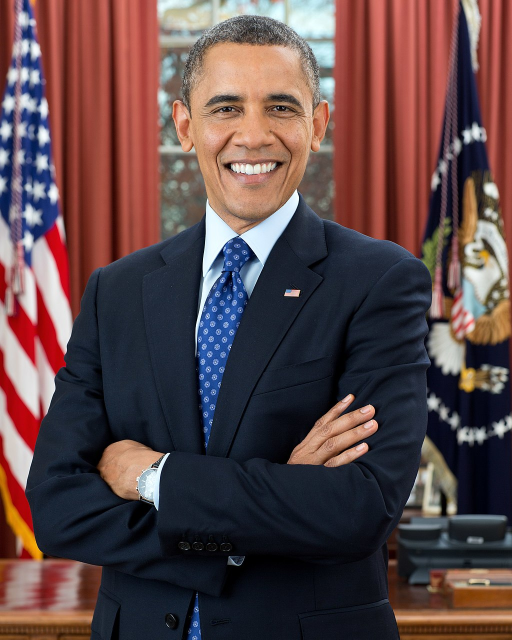
#> input picture images/Obama.jpg, 1024 x 1279 px, found by its file name (shown at 1/2 size)
$ jupyter execute --allow-errors hybrd_images.ipynb   (shell and % lines are left out)   (older library calls are emulated)
#> lines starting #> are read from the running program, lines starting #| are printed output that depends on the picture
### utils.py
import time
import os

import cv2
import argparse
import numpy as np
from scipy import signal
from math import ceil, floor
import matplotlib.pyplot as plt
from matplotlib.colors import LogNorm


def align_images(input_img_1, input_img_2, pts_img_1, pts_img_2,
                 save_images=False):

    # Load images
    im1 = cv2.imread(input_img_1)
    im1 = cv2.cvtColor(im1, cv2.COLOR_BGR2RGB)

    im2 = cv2.imread(input_img_2)
    im2 = cv2.cvtColor(im2, cv2.COLOR_BGR2RGB)

    # get image sizes
    h1, w1, b1 = im1.shape
    h2, w2, b2 = im2.shape

    # Get center coordinate of the line segment
    center_im1 = np.mean(pts_img_1, axis=0)
    center_im2 = np.mean(pts_img_2, axis=0)

    plt.close('all')

    # translate first so that center of ref points is center of image
    tx = np.around((w1 / 2 - center_im1[0]) * 2).astype(int)

    if tx > 0:
        im1 = np.r_['1', np.zeros((im1.shape[0], tx, 3)), im1]

    else:
        im1 = np.r_['1', im1, np.zeros((im1.shape[0], -tx, 3))]

    ty = np.round((h1 / 2 - center_im1[1]) * 2).astype(int)

    if ty > 0:
        im1 = np.r_['0', np.zeros((ty, im1.shape[1], 3)), im1]

    else:
        im1 = np.r_['0', im1, np.zeros((-ty, im1.shape[1], 3))]

    tx = np.around((w2 / 2 - center_im2[0]) * 2).astype(int)

    if tx > 0:
        im2 = np.r_['1', np.zeros((im2.shape[0], tx, 3)), im2]

    else:
        im2 = np.r_['1', im2, np.zeros((im2.shape[0], -tx, 3))]

    ty = np.round((h2 / 2 - center_im2[1]) * 2).astype(int)

    if ty > 0:
        im2 = np.r_['0', np.zeros((ty, im2.shape[1], 3)), im2]

    else:
        im2 = np.r_['0', im2, np.zeros((-ty, im2.shape[1], 3))]

    # downscale larger image so that lengths between ref points are the same
    len1 = np.linalg.norm(pts_img_1[0]-pts_img_1[1])
    len2 = np.linalg.norm(pts_img_2[0]-pts_img_2[1])
    dscale = len2 / len1

    if dscale < 1:
        width = int(im1.shape[1] * dscale)
        height = int(im1.shape[0] * dscale)
        dim = (width, height)
        im1 = cv2.resize(im1, dim, interpolation=cv2.INTER_LINEAR)

    else:
        width = int(im2.shape[1] * 1 / dscale)
        height = int(im2.shape[0] * 1 / dscale)
        dim = (width, height)
        im2 = cv2.resize(im2, dim, interpolation=cv2.INTER_LINEAR)

    # rotate im1 so that angle between points is the same
    theta1 = np.arctan2(-(pts_img_1[:, 1][1]-pts_img_1[:, 1][0]),
                        pts_img_1[:, 0][1]-pts_img_1[:, 0][0])
    theta2 = np.arctan2(-(pts_img_2[:, 1][1]-pts_img_2[:, 1][0]),
                        pts_img_2[:, 0][1]-pts_img_2[:, 0][0])
    dtheta = theta2-theta1
    rows, cols = im1.shape[:2]
    M = cv2.getRotationMatrix2D((cols/2, rows/2), dtheta*180/np.pi, 1)
    cos = np.abs(M[0, 0])
    sin = np.abs(M[0, 1])

    # compute the new bounding dimensions of the image
    nW = int((rows * sin) + (cols * cos))
    nH = int((rows * cos) + (cols * sin))

    # adjust the rotation matrix to take into account translation
    M[0, 2] += (nW / 2) - cols/2
    M[1, 2] += (nH / 2) - rows/2

    im1 = cv2.warpAffine(im1, M, (nW, nH))

    # Crop images (on both sides of border) to be same height and width
    h1, w1, b1 = im1.shape
    h2, w2, b2 = im2.shape

    minw = min(w1, w2)
    brd = (max(w1, w2)-minw)/2
    if minw == w1:  # crop w2
        im2 = im2[:, ceil(brd):-floor(brd), :]
        tx = tx-ceil(brd)
    else:
        im1 = im1[:, ceil(brd):-floor(brd), :]
        tx = tx+ceil(brd)

    minh = min(h1, h2)
    brd = (max(h1, h2)-minh)/2
    if minh == h1:  # crop w2
        im2 = im2[ceil(brd):-floor(brd), :, :]
        ty = ty-ceil(brd)
    else:
        im1 = im1[ceil(brd):-floor(brd), :, :]
        ty = ty+ceil(brd)

    im1 = cv2.cvtColor(im1.astype(np.uint8), cv2.COLOR_RGB2BGR)
    im2 = cv2.cvtColor(im2.astype(np.uint8), cv2.COLOR_RGB2BGR)

    if save_images:
        output_img_1 = 'aligned_{}'.format(os.path.basename(input_img_1))
        output_img_2 = 'aligned_{}'.format(os.path.basename(input_img_2))
        cv2.imwrite(output_img_1, im1)
        cv2.imwrite(output_img_2, im2)

    return im1, im2


def prompt_eye_selection(image):
    fig = plt.figure()
    plt.imshow(image, cmap='gray')
    fig.set_label('Click on two points for alignment')
    plt.axis('off')
    xs = []
    ys = []
    clicked = np.zeros((2, 2), dtype=np.float32)

    # Define a callback function that will update the textarea
    # [7 lines left out: function onmousedown, not called in this run]

    def onmouseup(event):
        if(len(xs) >= 2):
            plt.close(fig)

    def onclose(event):
        clicked[:, 0] = xs
        clicked[:, 1] = ys
    # Create an hard reference to the callback not to be cleared by the garbage
    # collector
    fig.canvas.mpl_connect('button_press_event', onmousedown)
    fig.canvas.mpl_connect('button_release_event', onmouseup)
    fig.canvas.mpl_connect('close_event', onclose)

    return clicked

# [10 lines left out: function crop_image, not called in this run]

def interactive_crop(image):

    fig = plt.figure()
    plt.imshow(image, cmap='gray')
    fig.set_label('Click upper-left and lower-right corner to crop')
    plt.axis('off')
    xs = []
    ys = []
    clicked = np.zeros((2, 2), dtype=np.float32)
    cropped_image = np.zeros_like(image)
    return_object = {
        'cropped_image': None,
        'crop_bound': None
    }

    # Define a callback function that will update the textarea
    # [16 lines left out: function onmousedown, not called in this run]


    def onmouseup(event):
        if(len(xs) >= 2):
            plt.close(fig)

    # Create an hard reference to the callback not to be cleared by the garbage
    # collector
    fig.canvas.mpl_connect('button_press_event', onmousedown)
    fig.canvas.mpl_connect('button_release_event', onmouseup)
    return return_object

# [31 lines left out: functions gaussian_kernel, plot, plot_spectrum, not called in this run]

### hybrd_images.ipynb
# Programming Project #1: Hybrid Images

## CS445: Computational Photography

### Part I: Hybrid Images

[cell 1]
# Optional, if using Google Colab w/ Drive
from google.colab import drive
drive.mount('/content/drive', force_remount=True)

[cell 2]
import cv2

import numpy as np
from matplotlib.colors import LogNorm
from scipy import signal

# modify to where you store your project data including utils.py
datadir = "/content/drive/My Drive/CS445/proj1/"

utilfn = datadir + "utils.py"
import utils

[cell 3]
# switch from notebook to inline if using colab or otherwise cannot use interactive display)
# %matplotlib notebook
import matplotlib.pyplot as plt

[cell 4]
im1_file = datadir + 'Obama.jpg'
im2_file = datadir + 'Trump.jpg'

im1 = np.float32(cv2.imread(im1_file, cv2.IMREAD_GRAYSCALE) / 255.0)
#> im1: shape (1279, 1024) float32; min 0, max 1, mean 0.302
im2 = np.float32(cv2.imread(im2_file, cv2.IMREAD_GRAYSCALE) / 255.0)
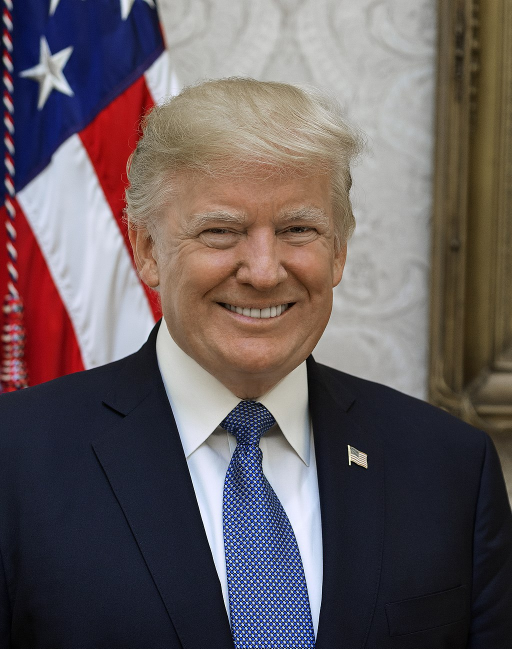
#> input picture images/Trump.jpg, 1024 x 1297 px, found by its file name (shown at 1/2 size)
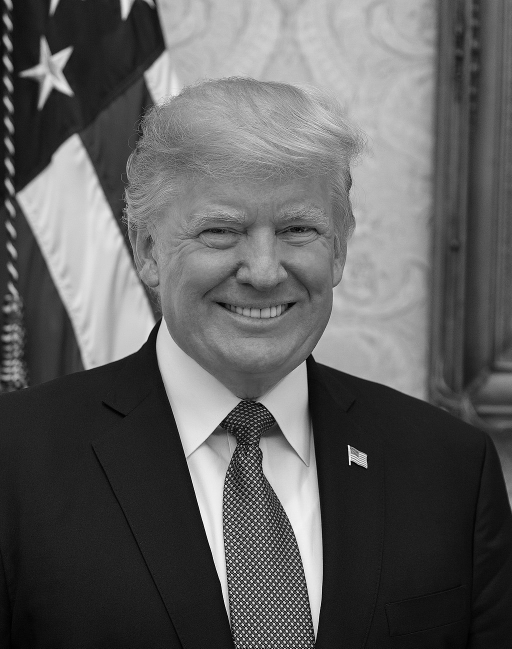
#> im2: shape (1297, 1024) float32 (shown at 1/2 size); min 0, max 1, mean 0.373

d = plt.figure()
plt.imshow(im1, cmap = 'gray')
plt.title("Image 1 (our high frequency image)")
p = plt.figure()
plt.imshow(im2, cmap = 'gray')
plt.title("Image 2 (our low frequency image)")

[cell 5]
pts_im1 = utils.prompt_eye_selection(im1)
#> pts_im1 = [[0, 0], [0, 0]]
pts_im1 = np.array([[450, 223], [557, 218]]) # uncomment if entering [x, y] pts manually
plt.plot(pts_im1[:,0], pts_im1[:,1], 'r-+')
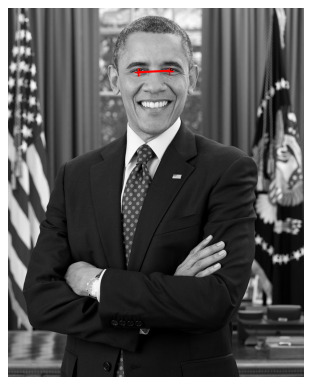
#> figure drawn by matplotlib, 1 panel

[cell 6]
pts_im2 = utils.prompt_eye_selection(im2)
#> pts_im2 = [[0, 0], [0, 0]]
pts_im2 = np.array([[425,455], [590,450]]) # uncomment if entering [x, y] pts manually
plt.plot(pts_im2[:,0], pts_im2[:,1], 'r-+')

[cell 7]
im1, im2 = utils.align_images(im1_file, im2_file,pts_im1,pts_im2,save_images=False)
#> in align_images, im1 is the input picture: shape (1279, 1024, 3); mean B, G, R 71.5, 70.1, 92.5
#> in align_images, im2 is the input picture: shape (1297, 1024, 3); mean B, G, R 94.2, 91.7, 101.9

[cell 8]
# convert to grayscale
im1 = cv2.cvtColor(im1, cv2.COLOR_BGR2GRAY) / 255.0
#> im1: shape (1095, 670) float64
im2 = cv2.cvtColor(im2, cv2.COLOR_BGR2GRAY) / 255.0
#> im2: shape (1095, 670) float64

[cell 9]
#Images sanity check
fig, axes = plt.subplots(1, 2)
axes[0].imshow(im1,cmap='gray')
axes[0].set_title('Image 1 (after aligned)'), axes[0].set_xticks([]), axes[0].set_yticks([])
axes[1].imshow(im2,cmap='gray')
axes[1].set_title('Image 2 (after aligned)'), axes[1].set_xticks([]), axes[1].set_yticks([]);

[cell 10]
def hybridImage(im1, im2, sigma_low, sigma_high):
    '''
    Inputs:
        im1:    RGB (height x width x 3) or a grayscale (height x width) image
                as a numpy array.
        im2:    RGB (height x width x 3) or a grayscale (height x width) image
                as a numpy array.
        sigma_low: standard deviation for the low-pass filter
        sigma_high: standard deviation for the high-pass filter

    Output:
        Return the combination of both images, one filtered with a low-pass filter
        and the other with a high-pass filter.
    '''

    # your code goes here

    # we first grayscaled images if these are RGB images
    if im1.shape == 3:
        im1 = cv2.cvtColor(im1, cv2.COLOR_BGR2GRAY) /255
    if im2.shape == 3:
        im2 = cv2.cvtColor(im2, cv2.COLOR_BGR2GRAY) /255

    # create a 2D Gaussian kernel:
    low_ksize = np.int(np.ceil(sigma_low) * 6 + 1)
    low_fil = cv2.getGaussianKernel(low_ksize, sigma_low) # 1D kernel
    low_fil = low_fil*np.transpose(low_fil) # 2D kernel by outer product

    high_ksize = np.int(np.ceil(sigma_high) * 6 + 1)
    high_fil = cv2.getGaussianKernel(high_ksize, sigma_high) # 1D kernel
    high_fil = high_fil*np.transpose(high_fil) # 2D kernel by outer product


    # Using cv2 to smooth out the image with standard 2D Gaussian filter
    low_pass_image = cv2.filter2D(im1, -1, low_fil)

    # Using cv2 to filter the image with (impulse filter minus the Gaussian filter)
    high_pass_image = cv2.filter2D(im2, -1, high_fil)
    high_pass_image = im2 - high_pass_image

    #filtered images
    im1_low_pass = plt.figure()
    plt.imshow(low_pass_image, cmap = 'gray')
    plt.title("Filtered Low Pass Image")
    im2_high_pass = plt.figure()
    plt.imshow(high_pass_image, cmap = 'gray')
    plt.title("Filtered High Pass Image")

    #hybrid image
    hybrid_image = (low_pass_image + high_pass_image)
    hybrid = plt.figure()
    plt.imshow(hybrid_image, cmap = 'gray')
    plt.title("Hybrid Image")

    #fft images
    im1_fft = plt.figure("Image 1 FFT")
    plt.imshow(np.log(np.abs(np.fft.fftshift(np.fft.fft2(im1)))))
    plt.title("Fast Fourier Transform of Image 1")

    im2_fft = plt.figure("Image 2 FFT")
    plt.imshow(np.log(np.abs(np.fft.fftshift(np.fft.fft2(im2)))))
    plt.title("Fast Fourier Transform of Image 2")

    im1_filtered = plt.figure("Image 1 Filtered Low Pass Image FFT")
    plt.imshow(np.log(np.abs(np.fft.fftshift(np.fft.fft2(low_pass_image)))))
    plt.title("Fast Fourier Transform of the Filtered Low Pass Image")

    im2_filtered = plt.figure("Image 2 Filtered High Pass Image FFT")
    plt.imshow(np.log(np.abs(np.fft.fftshift(np.fft.fft2(high_pass_image)))))
    plt.title("Fast Fourier Transform of the Filtered High Pass Image")

    hybridim_fft = plt.figure("Hyrid Image FFT")
    plt.imshow(np.log(np.abs(np.fft.fftshift(np.fft.fft2(hybrid_image)))))
    plt.title("Fast Fourier Transform of the Hybrid Image")

    return hybrid_image

[cell 11]
sigma_low = 5 # choose parameters that work for your images
sigma_high = 13

im_hybrid = hybridImage(im2, im1, sigma_low, sigma_high)
#> in hybridImage, `low_pass_image = cv2.filter2D(im1, -1, low_fil)`:
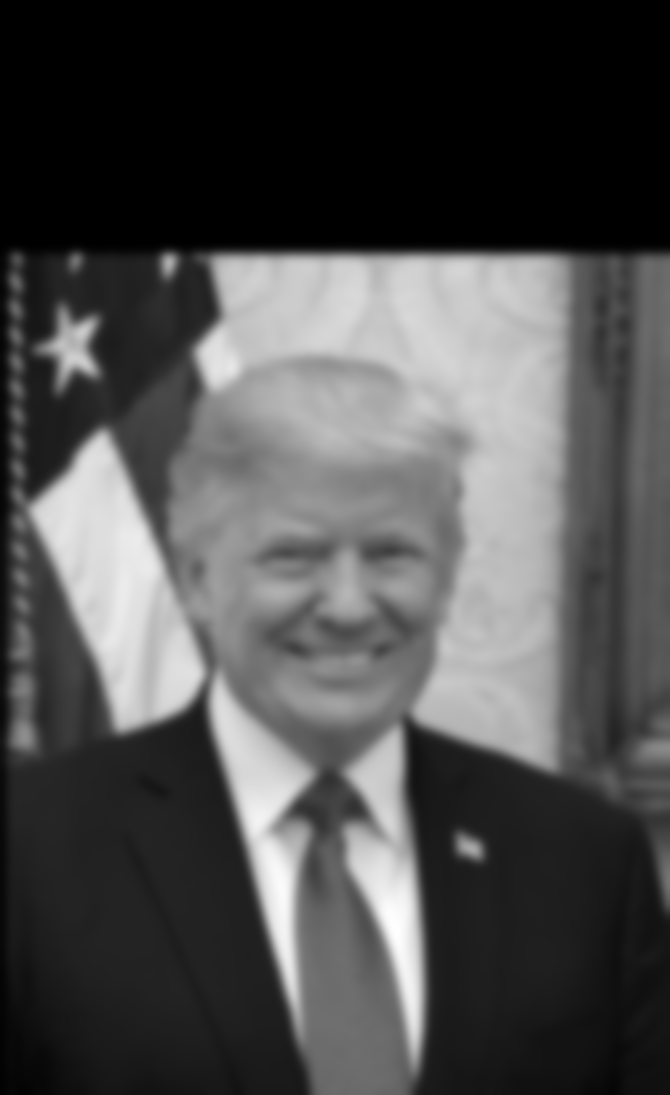
#> low_pass_image: shape (1095, 670) float64; min -1.76e-16, max 0.925, mean 0.282; drawn with min black and max white
#> in hybridImage, `high_pass_image = im2 - high_pass_image`:
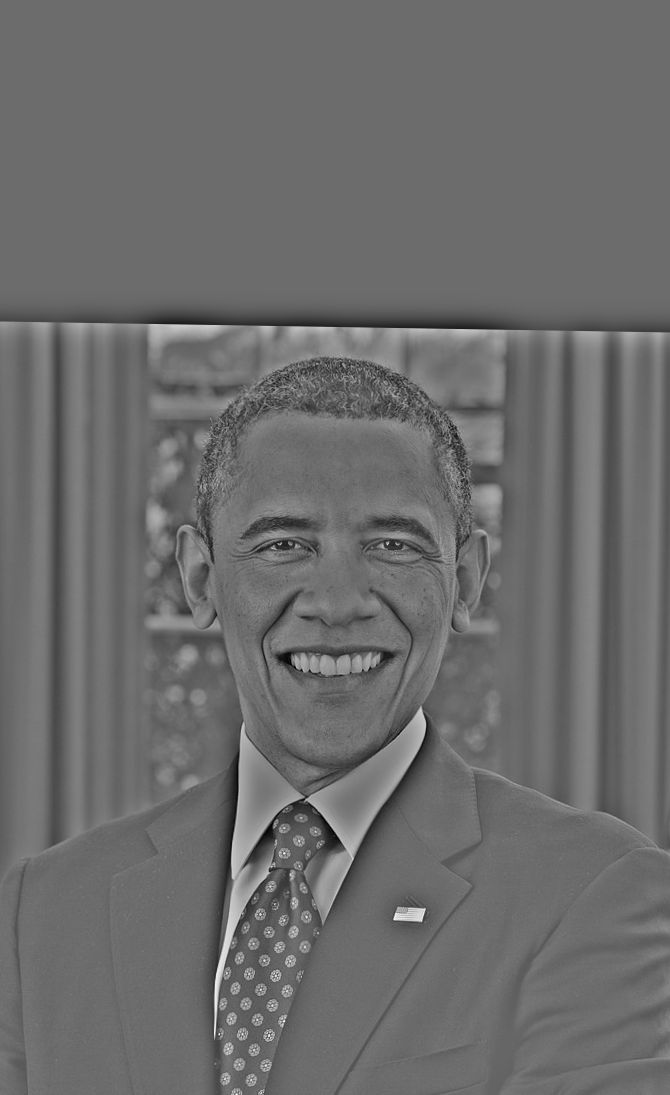
#> high_pass_image: shape (1095, 670) float64; min -0.549, max 0.743, mean -2.31e-05; drawn with min black and max white
#> in hybridImage, `hybrid_image = (low_pass_image + high_pass_image)`:
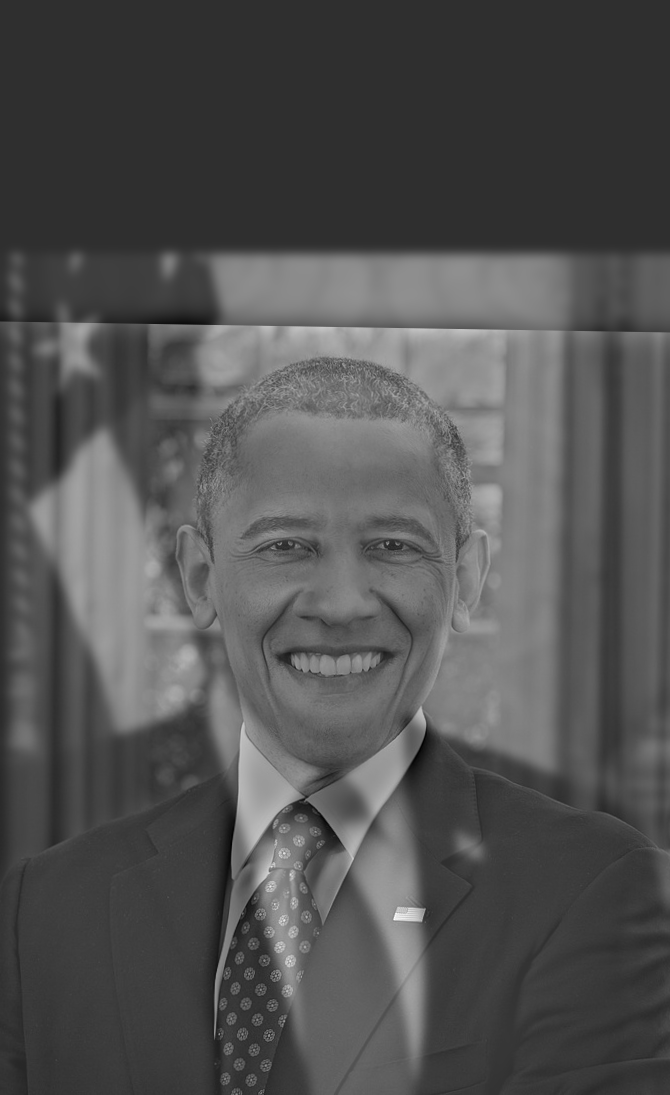
#> hybrid_image: shape (1095, 670) float64; min -0.379, max 1.66, mean 0.282; drawn with min black and max white
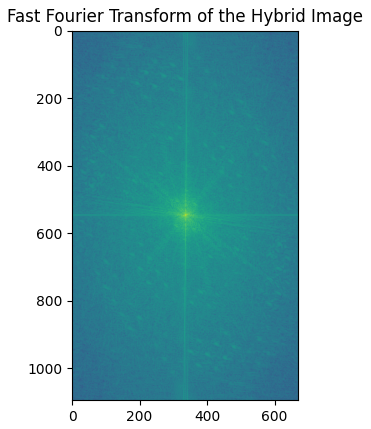
#> figure drawn by matplotlib, 1 panel

[cell 12]
# Optional: Select top left corner and bottom right corner to crop image
# the function returns dictionary of
# {
#   'cropped_image': np.ndarray of shape H x W
#   'crop_bound': np.ndarray of shape 2x2
# }
cropped_object = utils.interactive_crop(im_hybrid)
#> cropped_object = 2 items

### Part II: Image Enhancement

##### Two out of three types of image enhancement are required.  Choose a good image to showcase each type and implement a method.  This code doesn't rely on the hybrid image part.

#### Contrast enhancement

[cell 13]
im_file = datadir + 'motionblur.jpg'

im = cv2.imread(im_file)
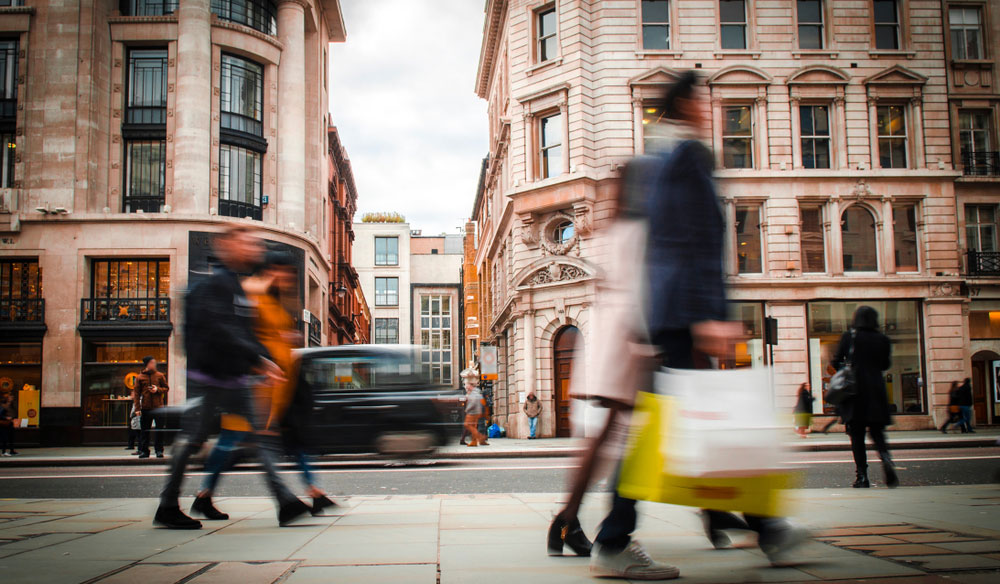
#> input picture images/motionblur.jpg, 1000 x 584 px, found by its file name
#> im is the input picture: shape (584, 1000, 3); mean B, G, R 107.4, 119.6, 135.3
im_gray = cv2.cvtColor(im, cv2.COLOR_BGR2GRAY)

plt.figure("Original Gray for Contrast Enhancement")
plt.imshow(im_gray, cmap = 'gray')

fil = cv2.GaussianBlur(im_gray, (11, 11), cv2.BORDER_REPLICATE)
high_freq = im_gray - fil
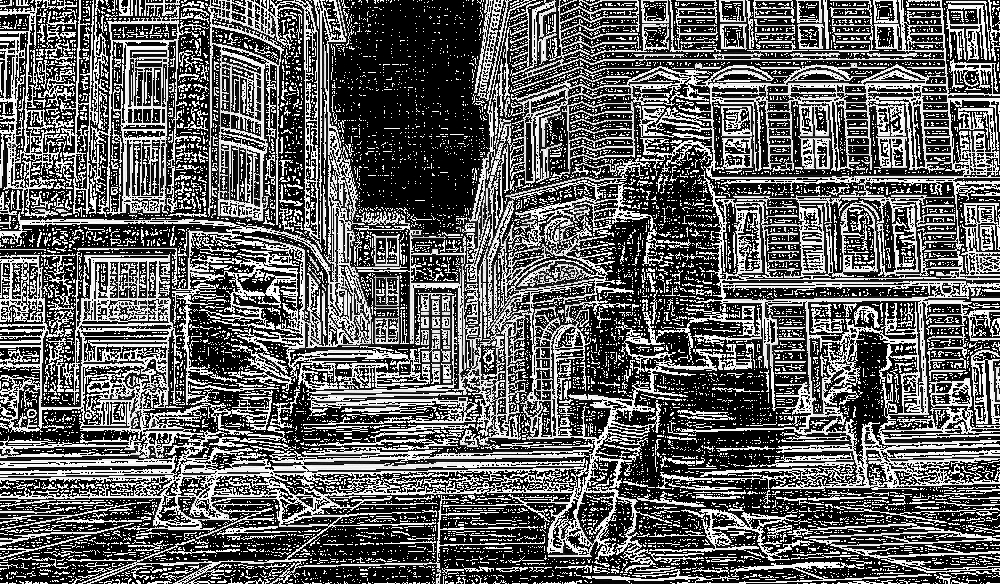
#> high_freq: shape (584, 1000); min 0, max 255, mean 96.4
plt.figure("Laplacian Filter")
plt.imshow(high_freq, cmap = "gray")
contrast_enhancement = im_gray + high_freq * 2
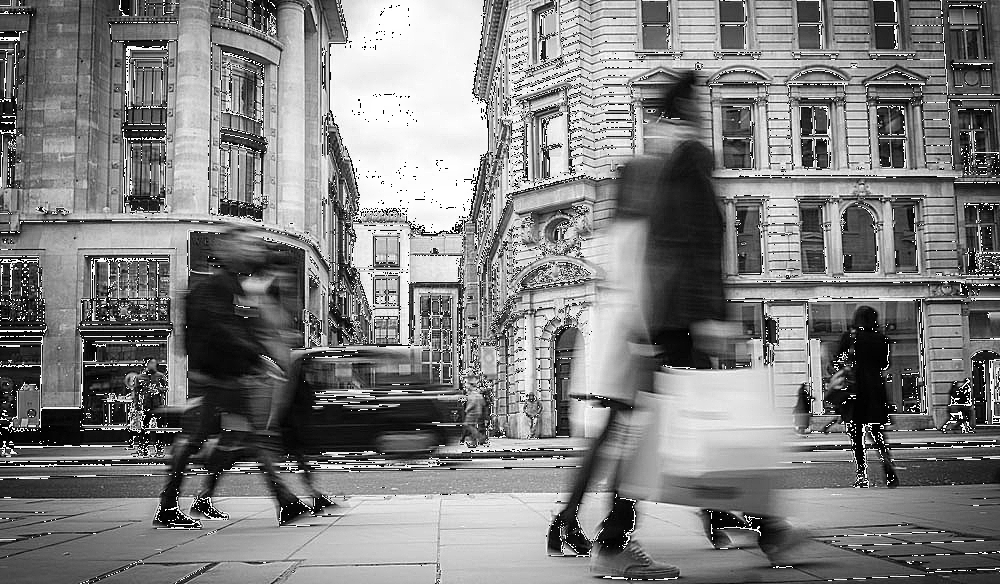
#> contrast_enhancement: shape (584, 1000); min 0, max 255, mean 127.1
plt.figure("Contrast Enhancement Image")
plt.imshow(contrast_enhancement, cmap = 'gray')
